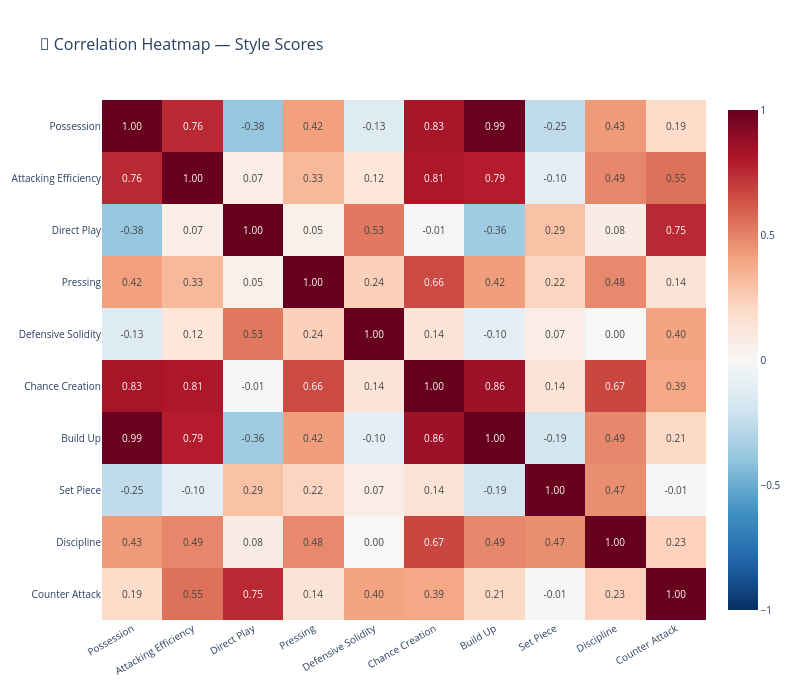

Here is the notebook cell this chart was saved with:
### Markdown cell above
### 8.3 Correlation Heatmap

Korelasi antar style scores membantu memahami **hubungan antar dimensi gaya bermain**:  
- **Korelasi positif tinggi** → Dua style cenderung muncul bersamaan (misal: Possession & Build-up).
- **Korelasi negatif** → Dua style cenderung bertolak belakang (misal: Possession vs Direct Play).
- **Korelasi rendah** → Dua style saling independen.

### Code cell
# --- Correlation Heatmap ---
corr = teams_style_scores[score_cols].corr()

# Buat label yang lebih pendek
short_labels = [c.replace("_score", "").replace("_", " ").title() for c in score_cols]

fig = px.imshow(
    corr,
    x=short_labels,
    y=short_labels,
    text_auto=".2f",
    color_continuous_scale="RdBu_r",
    zmin=-1,
    zmax=1,
    title="🔗 Correlation Heatmap — Style Scores",
    aspect="auto",
)

fig.update_layout(
    width=800,
    height=700,
    font=dict(size=10),
    title_font_size=16,
    xaxis_tickangle=-30,
)
fig.show()

### Figure 1 — Plotly figure (JSON) as saved in the notebook; plotly's stock layout.template omitted (floating-point values rounded to 4 significant figures)
{"data": [{"coloraxis": "coloraxis", "hovertemplate": "x: %{x}<br>y: %{y}<br>color: %{z}<extra></extra>", "name": "0", "texttemplate": "%{z:.2f}", "type": "heatmap", "x": ["Possession", "Attacking Efficiency", "Direct Play", "Pressing", "Defensive Solidity", "Chance Creation", "Build Up", "Set Piece", "Discipline", "Counter Attack"], "xaxis": "x", "y": ["Possession", "Attacking Efficiency", "Direct Play", "Pressing", "Defensive Solidity", "Chance Creation", "Build Up", "Set Piece", "Discipline", "Counter Attack"], "yaxis": "y", "z": [[1.0, 0.7558, -0.385, 0.4158, -0.13, 0.8255, 0.9917, -0.2539, 0.4329, 0.1917], [0.7558, 1.0, 0.07267, 0.3266, 0.1236, 0.8094, 0.7902, -0.09512, 0.4899, 0.55], [-0.385, 0.07267, 1.0, 0.05248, 0.5298, -0.007706, -0.3574, 0.2947, 0.08054, 0.7541], [0.4158, 0.3266, 0.05248, 1.0, 0.2355, 0.6613, 0.4208, 0.2211, 0.4829, 0.1379], [-0.13, 0.1236, 0.5298, 0.2355, 1.0, 0.1374, -0.09716, 0.07085, 0.0004083, 0.4028], [0.8255, 0.8094, -0.007706, 0.6613, 0.1374, 1.0, 0.8565, 0.1388, 0.672, 0.3899], [0.9917, 0.7902, -0.3574, 0.4208, -0.09716, 0.8565, 1.0, -0.1889, 0.4875, 0.2054], [-0.2539, -0.09512, 0.2947, 0.2211, 0.07085, 0.1388, -0.1889, 1.0, 0.4666, -0.01005], [0.4329, 0.4899, 0.08054, 0.4829, 0.0004083, 0.672, 0.4875, 0.4666, 1.0, 0.2327], [0.1917, 0.55, 0.7541, 0.1379, 0.4028, 0.3899, 0.2054, -0.01005, 0.2327, 1.0]]}], "layout": {"coloraxis": {"autocolorscale": false, "cmax": 1, "cmin": -1, "colorscale": [[0, "rgb(5,48,97)"], [0.1, "rgb(33,102,172)"], [0.2, "rgb(67,147,195)"], [0.3, "rgb(146,197,222)"], [0.4, "rgb(209,229,240)"], [0.5, "rgb(247,247,247)"], [0.6, "rgb(253,219,199)"], [0.7, "rgb(244,165,130)"], [0.8, "rgb(214,96,77)"], [0.9, "rgb(178,24,43)"], [1, "rgb(103,0,31)"]]}, "font": {"size": 10}, "height": 700, "title": {"font": {"size": 16}, "text": "🔗 Correlation Heatmap — Style Scores"}, "width": 800, "xaxis": {"anchor": "y", "domain": [0, 1], "tickangle": -30}, "yaxis": {"anchor": "x", "autorange": "reversed", "domain": [0, 1]}}}
